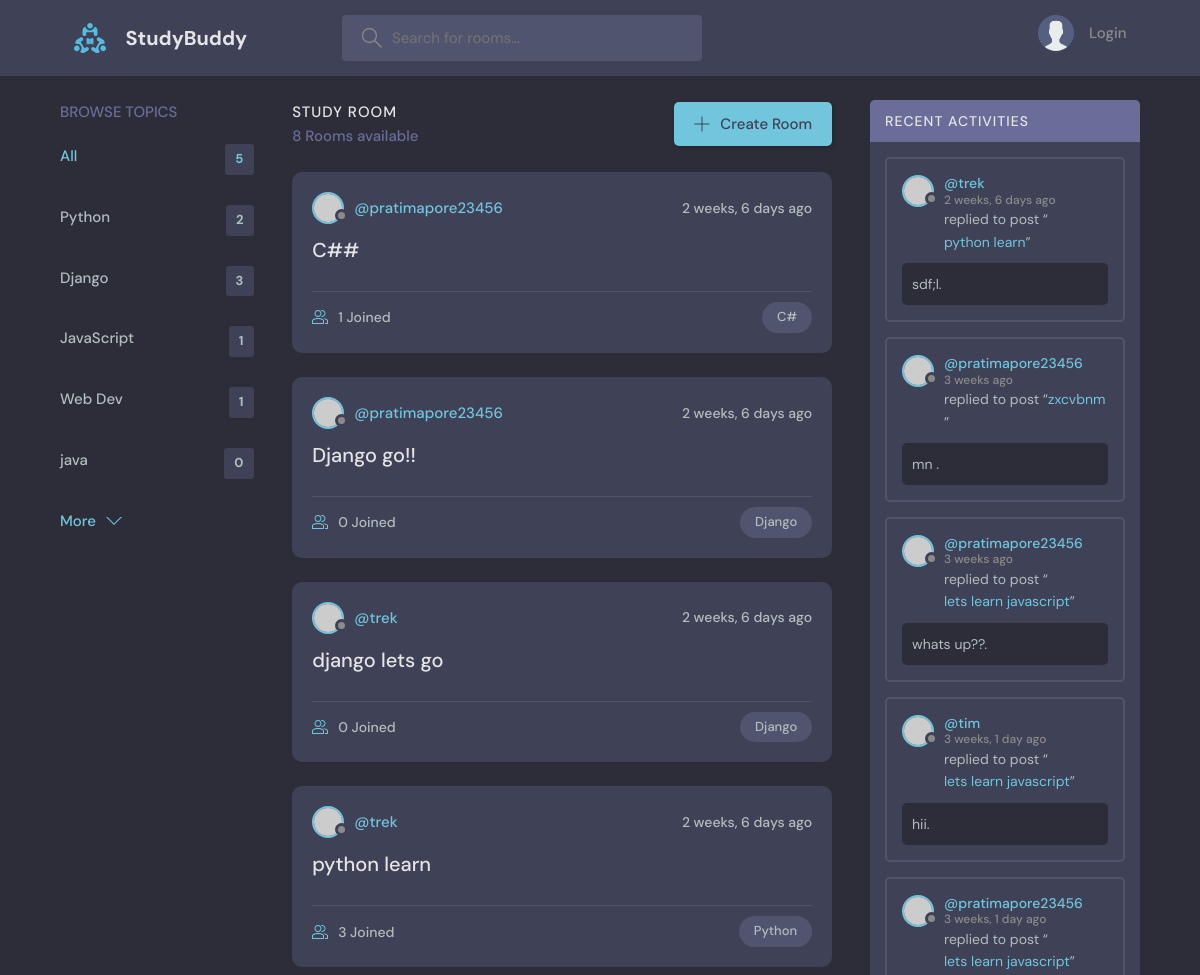
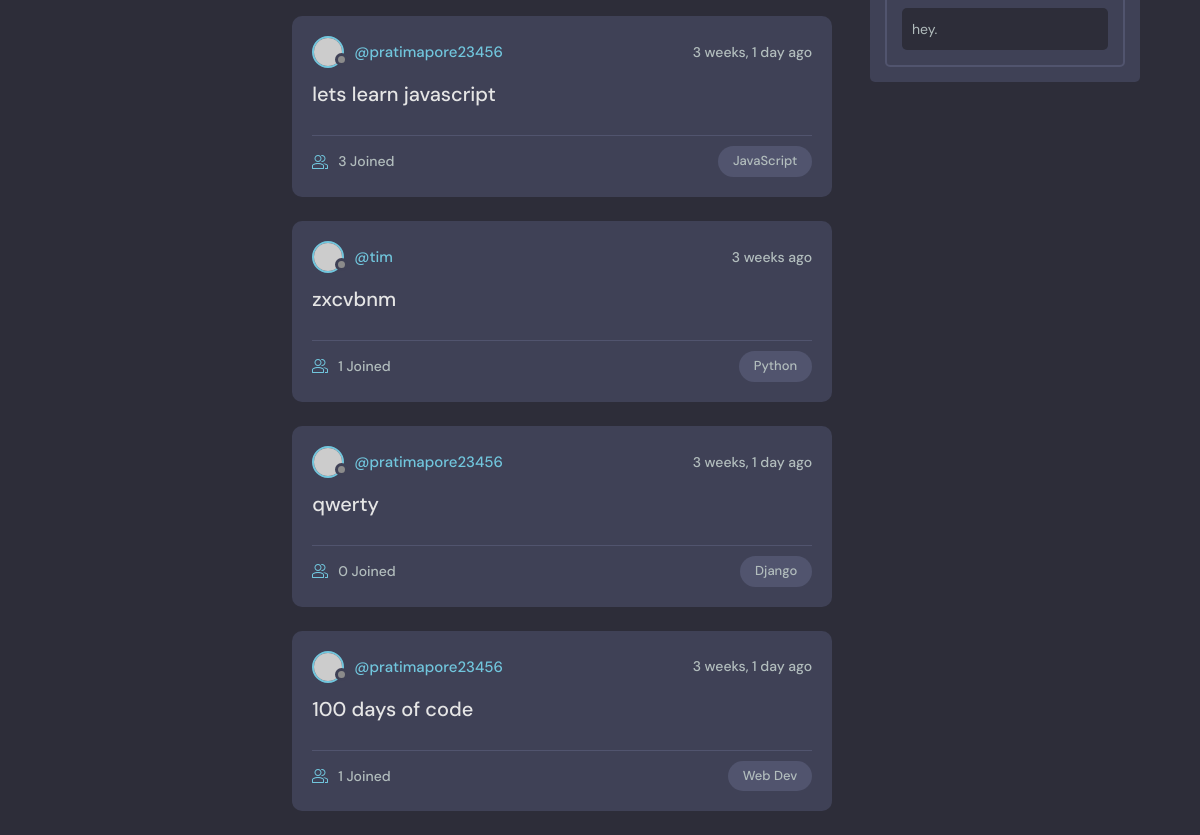
The page / on the database its author committed (2 pictures, top to bottom).
### base/models.py (models this page shows, shortened)
class Topic(models.Model):
    name = models.CharField(max_length=200)

class Room(models.Model):
    host = models.ForeignKey(User, on_delete=models.SET_NULL, null = True)
    topic = models.ForeignKey(Topic, on_delete=models.SET_NULL, null=True)
    name = models.CharField(max_length=200)
    description = models.TextField(null = True)
    participants = models.ManyToManyField(User, related_name='participants', blank=True)
    updated = models.DateTimeField(auto_now=True)
    created = models.DateTimeField(auto_now_add=True)
    class Meta:
        ordering = ["-updated", "-created"]

class Message(models.Model):
    user = models.ForeignKey(User, on_delete=models.CASCADE)    #sets a one(user) to many(messages) relation, when a user is deleted, the messages are deleted
    room = models.ForeignKey(Room, on_delete=models.CASCADE)  #sets a relation between message and room, cascade deletes all the messages if the room object is deleted
    body = models.TextField()   #force a user to write a message
    updated = models.DateTimeField(auto_now=True)
    created = models.DateTimeField(auto_now_add=True)
    class Meta:
        ordering = ["-updated", "-created"]

### base/views.py (the view)
# urls.py: path('', views.home, name="home"),
def home(request):
    q = request.GET.get('q') if request.GET.get('q') != None else ''
    rooms = Room.objects.filter(
        Q(topic__name__icontains=q) |
        Q(name__icontains=q) |
        Q(description__icontains=q)
        )
    topics = Topic.objects.all()[0:5]
    room_count = rooms.count()
    room_messages = Message.objects.filter(Q(room__topic__name__contains = q))
    context = {'rooms':rooms, 'topics':topics, 'room_count': room_count, 'room_messages':room_messages}
    return render(request, 'base/home.html', context)

### base/templates/base/home.html (shortened to what this page needs)
{% extends 'main.html' %}
{% block content %}
<main class="layout layout--3">
      <div class="container">
        {% include 'base/topic_component.html' %}
        <div class="roomList">
          <div class="roomList__header">
            <div>
              <h2>Study Room</h2>
              <p>{{room_count}} Rooms available</p>
            </div>
            <a class="btn btn--main" href="{% url 'create-room' %}">
              <svg version="1.1" xmlns="http://www.w3.org/2000/svg" width="32" height="32" viewBox="0 0 32 32">
                <title>add</title>
                <path
                  d="M16.943 0.943h-1.885v14.115h-14.115v1.885h14.115v14.115h1.885v-14.115h14.115v-1.885h-14.115v-14.115z"
                ></path>
              </svg>
              Create Room
            </a>
          </div>
          {% include 'base/feed_component.html' %}
          </div>
        {% include 'base/activity_component.html' %}
      </div>
    </main>
{% endblock %}

### base/templates/base/topic_component.html
<div class="topics">
          <div class="topics__header">
            <h2>Browse Topics</h2>
          </div>
          <ul class="topics__list">
            <li>
              <a href="{% url 'home' %}" class="active">All <span>{{topics.count}}</span></a>
            </li>
            {% for topic in topics %}
            <li>
                <a href="{% url 'home' %}?q={{topic.name}}">{{topic.name}}<span>{{topic.room_set.all.count}}</span></a>
            </li>
            {% endfor %}
          </ul>
          <a class="btn btn--link" href="{% url 'topics' %}">
            More
            <svg version="1.1" xmlns="http://www.w3.org/2000/svg" width="32" height="32" viewBox="0 0 32 32">
              <title>chevron-down</title>
              <path d="M16 21l-13-13h-3l16 16 16-16h-3l-13 13z"></path>
            </svg>
          </a>
        </div>

### base/templates/base/feed_component.html (shortened to what this page needs)
{% for room in rooms %}
<div class="roomListRoom">
            <div class="roomListRoom__header">
              <a href="{% url 'user-profile' room.host.id %}" class="roomListRoom__author">
                <div class="avatar avatar--small">
                  <img src="https://randomuser.me/api/portraits/women/11.jpg" />
                </div>
                <span>@{{room.host.username}}</span>
              </a>
              <div class="roomListRoom__actions">
                <span>{{room.created|timesince}} ago</span>
              </div>
            </div>
            <div class="roomListRoom__content">
              <a href="{% url 'room' room.id %}">{{room.name}}</a>
            </div>
            <div class="roomListRoom__meta">
              <a href="{% url 'room' room.id %}" class="roomListRoom__joined">
                {{room.participants.all.count}} Joined
              </a>
              <p class="roomListRoom__topic">{{room.topic.name}}</p>
            </div>
      </div>
{% endfor %}

### base/templates/base/activity_component.html (shortened to what this page needs)
<div class="activities">
          <div class="activities__header">
            <h2>Recent Activities</h2>
          </div>
            {% for message in room_messages %}
          <div class="activities__box">
            <div class="activities__boxHeader roomListRoom__header">
              <a href="{% url 'user-profile' message.user.id %}" class="roomListRoom__author">
                <div class="avatar avatar--small">
                  <img src="https://randomuser.me/api/portraits/women/11.jpg" />
                </div>
                <p>
                  @{{message.user.username}}
                  <span>{{message.created|timesince}} ago</span>
                </p>
              </a>
            </div>
            <div class="activities__boxContent">
              <p>replied to post “<a href="{% url 'room' message.room.id %}">{{message.room.name}}</a>”</p>
              <div class="activities__boxRoomContent">
                {{message.body}}.
              </div>
            </div>
          </div>
    {% endfor %}
        </div>

### rows shown on the page
Topic: name "Python", room_set.all.count "2"
Topic: name "Django", room_set.all.count "3"
Topic: name "JavaScript", room_set.all.count "1"
Topic: name "Web Dev", room_set.all.count "1"
Topic: name "java", room_set.all.count "0"
Room: host.username "pratimapore23456", created "2 weeks, 6 days", name "C##", participants.all.count "1", topic.name "C#"
Room: host.username "pratimapore23456", created "2 weeks, 6 days", name "Django go!!", participants.all.count "0", topic.name "Django"
Room: host.username "trek", created "2 weeks, 6 days", name "django lets go", participants.all.count "0", topic.name "Django"
Room: host.username "trek", created "2 weeks, 6 days", name "python learn", participants.all.count "3", topic.name "Python"
Room: host.username "pratimapore23456", created "3 weeks, 1 day", name "lets learn javascript", participants.all.count "3", topic.name "JavaScript"
Room: host.username "tim", created "3 weeks", name "zxcvbnm", participants.all.count "1", topic.name "Python"
Room: host.username "pratimapore23456", created "3 weeks, 1 day", name "qwerty", participants.all.count "0", topic.name "Django"
Room: host.username "pratimapore23456", created "3 weeks, 1 day", name "100 days of code", participants.all.count "1", topic.name "Web Dev"
Message: user.username "trek", created "2 weeks, 6 days", room.name "python learn", body "sdf;l"
Message: user.username "pratimapore23456", created "3 weeks", room.name "zxcvbnm", body "mn"
Message: user.username "pratimapore23456", created "3 weeks", room.name "lets learn javascript", body "whats up??"
Message: user.username "tim", created "3 weeks, 1 day", room.name "lets learn javascript", body "hii"
Message: user.username "pratimapore23456", created "3 weeks, 1 day", room.name "lets learn javascript", body "hey"

### other values the page prints
{{ topics.count }} "5"
{{ room_count }} "8"
